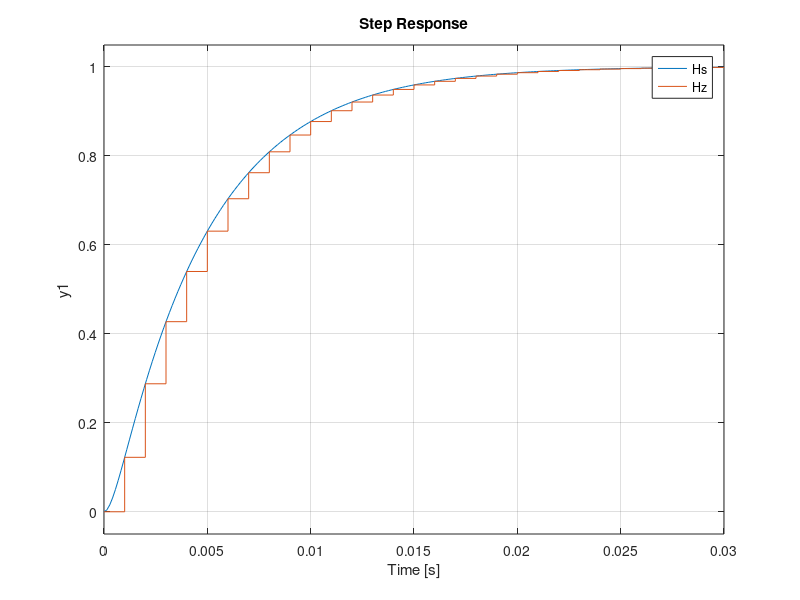
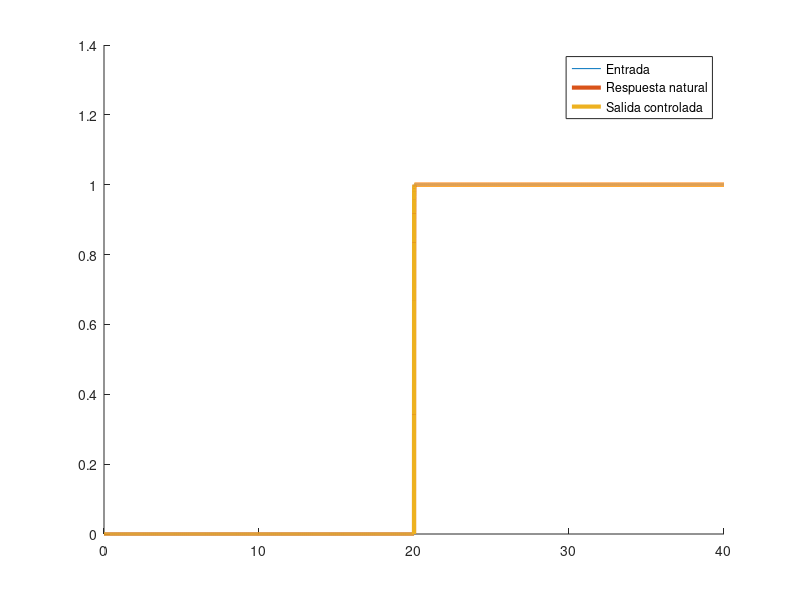

Recreate these plots in MATLAB, in order.
pkg load signal
pkg load control

clc
clear all

R1 = 2e3
C1 = 1e-6
R2 = 1e3
C2 = 1e-6
h = 0.001

A = [ (-1/C1)*(1/R1 + 1/R2) 1/(R2*C1);1/(C2*R2) -1/(R2*C2)]
B = [1/(R1*C1) ; 0]
C = [0 1]
D = 0

%Obtener la función transferencia en tiempo continuo a partir del modelo de estados
[num,den] = ss2tf(A,B,C,D);
Hs = tf(num,den)

% Obtener la función transfenrecia en tiempo discreto
Hz = c2d(Hs, h, 'zoh')
[numz, denz] = tfdata(Hz, 'v')

Phi = expm(A*h)
Gamma = (expm(A*h) - expm(A*0))/A*B
C_z = C
D_z = D

%%
% 2) Obtener la respuesta al escalón en tiempo continuo y discreto.
%%

figure;
step(Hs, Hz)

pole(Hz)

% Calculo del K necesario para mejorar la respuesta del sistema sin el seguimiento de la referencia.

poles = [0.5; 0.01]
K = place(Phi, Gamma, poles)

Phi_LC = Phi - Gamma*K
K0 = (C * (eye(2) - Phi_LC)^(-1) * Gamma)^(-1)
Gamma_LC = Gamma * K0

t = h:h:40;
r = [ zeros(length(t)/2, 1); ones(length(t)/2, 1) ];

y_open = filter(numz, denz, r);
[numz_pole_placement, denz_pole_placement] = ss2tf(Phi_LC, Gamma_LC, C_z, D_z);
y_pole_placement = filter(numz_pole_placement, denz_pole_placement, r);

figure;
hold on;
stairs(t, r)
stairs(t, y_open, "LineWidth", 3)
stairs(t, y_pole_placement, "LineWidth", 3)
legend("Entrada", "Respuesta natural", "Salida controlada")
